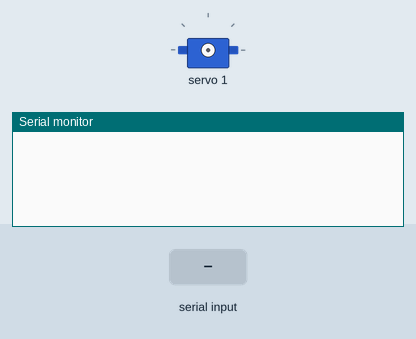
Recording of a sketch running on a simulated ESP32. Parts: servo, the last lines printed to the serial monitor. The inputs (shaded band) are chosen by the test bench.

Above: at 1.2 s.
1.3 s: "1,90\n" received over Serial
At 2.3 s:
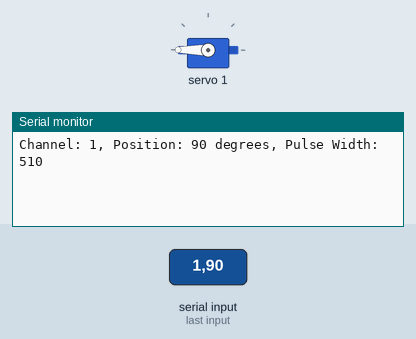
2.8 s: "90,45\n" received over Serial
At 3.4 s:
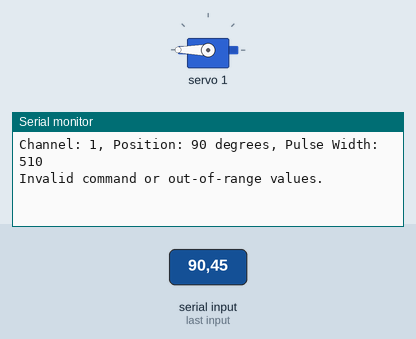
4.3 s: "5\n" received over Serial
At 5.8 s:
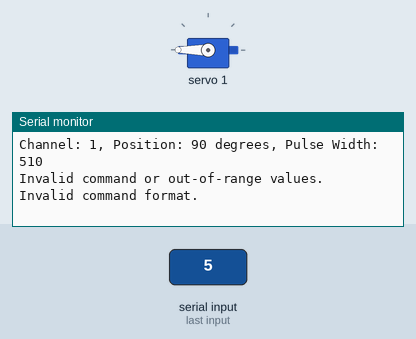

The sketch:

ESP32_servo_control.ino
```cpp
#include <Wire.h>
#include <Adafruit_PWMServoDriver.h>

Adafruit_PWMServoDriver pwm = Adafruit_PWMServoDriver();

#define SERVO_MIN 95  // Minimum pulse length
#define SERVO_MAX 510  // Maximum pulse length
#define NUM_SERVOS 16  // Number of servo channels

// Array to track current servo positions
int currentPositions[NUM_SERVOS];

void setup() {
  Serial.begin(115200); // Use a higher baud rate for ESP#define SERVO_MIN 95  // Minimum pulse length
#define SERVO_MAX 510  // Maximum pulse length
#define NUM_SERVOS 16  // Number of servo channels32
  pwm.begin();
  pwm.setPWMFreq(50); // Set frequency to 50 Hz

  // Initialize servo positions
  for (int i = 0; i < NUM_SERVOS; i++) {
    currentPositions[i] = 0; // Default position at 0 degrees
  }
}

void loop() {
  if (Serial.available()) {
    String command = Serial.readStringUntil('\n'); // Read incoming command
    handleCommand(command);
  }
}

void handleCommand(String command) {
  // Command format: "ch,pos" (e.g., "13,45" for channel 13 to 45 degrees)
  int commaIndex = command.indexOf(',');
  if (commaIndex > 0) {
    int channel = command.substring(0, commaIndex).toInt();
    int position = command.substring(commaIndex + 1).toInt();

    if (channel >= 0 && channel < NUM_SERVOS && position >= -90 && position <= 90) {
      int pulseWidth = map(position, -90, 90, SERVO_MIN, SERVO_MAX);
      pwm.setPWM(channel, 0, pulseWidth);

      // Update current position
      currentPositions[channel] = position;

      // Print current position and pulse width
      Serial.printf("Channel: %d, Position: %d degrees, Pulse Width: %d\n", channel, position, pulseWidth);
    } else {
      Serial.println("Invalid command or out-of-range values.");
    }
  } else {
    Serial.println("Invalid command format.");
  }
}
```

Measured:
- after the input at 1.3 s, the serial monitor: prints a new line at once (image 1)
- after the input at 2.8 s, the serial monitor: prints a new line at once (image 2)
- after the input at 4.3 s, the serial monitor: prints a new line at once (image 3)
